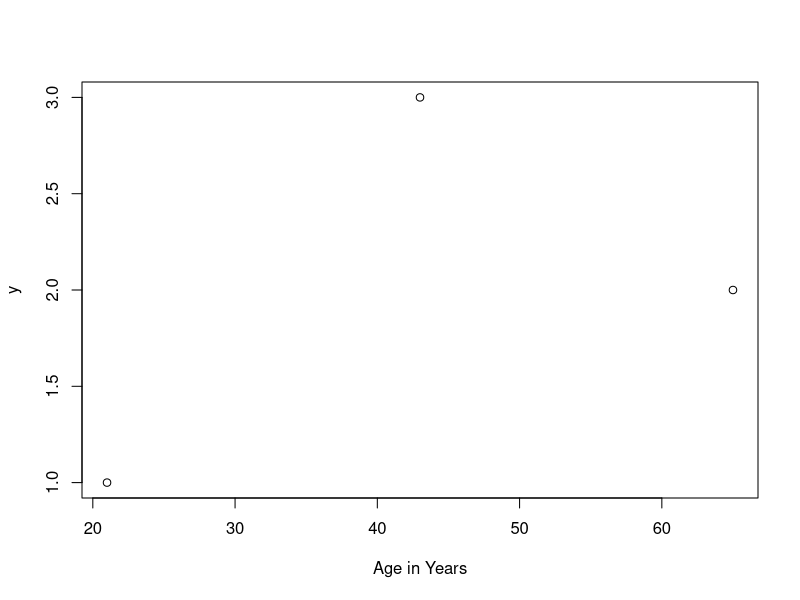

This figure's R source:
library(Hmisc)


### Name: valueTags
### Title: Store Discriptive Information About an Object
### Aliases: valueTags valueTags<- valueLabel valueLabel<- valueUnit
###   valueUnit<- valueName valueName<-
### Keywords: attribute misc utilities

### ** Examples

age <- c(21,65,43)
y   <- 1:3
valueLabel(age) <- "Age in Years"
plot(age, y, xlab=valueLabel(age))


x1 <- 1:10
x2 <- 10:1
valueLabel(x2) <- 'Label for x2'
valueUnit(x2) <- 'mmHg'
x2
x2[1:5]
dframe <- data.frame(x1, x2)
Label(dframe)


##In these examples of llist, note that labels are printed after
##variable names, because of print.labelled
a <- 1:3
b <- 4:6
valueLabel(b) <- 'B Label'
